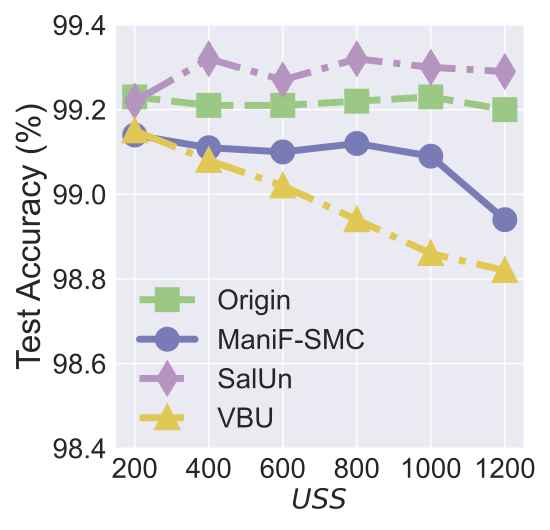

Generate this figure with Python:


import numpy as np
import matplotlib.pyplot as plt

epsilon = 3
beta = 1 / epsilon


x=[1, 2, 3, 4, 5, 6]
# validation_for_plt =[97,95.8600, 94.9400, 93.5400, 93.2400]
# attack_for_plt=[0, 0.3524, 0, 0.1762, 0.1762]
# basic_for_plt=[99.8, 99.8, 99.8, 99.8, 99.8]

labels = ['200', '400', '600', '800', '1000', '1200']
# unl_org = [97.77, 97.55, 97.35, 97.29, 97.21, 97.21]

# unl_hess_r = [96.6, 96.66, 96.04, 95.94, 95.85, 97.21]
OUL = [0.9914, 0.9911, 0.9910, 0.9912, 0.9909, 0.9894]

org_acc = [0.9923, 0.9921, 0.9921, 0.9922, 0.9923, 0.9920]

salun_acc = [0.9922, 0.9932,  0.9927, 0.9932, 0.9930, 0.9929]
# unl_ss_wo = [94.32, 94.53, 94.78, 93.38, 94.04, 97.21]
vbu_ldp_acc = [0.9915, 0.9908, 0.9902, 0.9894, 0.9886, 0.9882]

for i in range(len(OUL)):
    OUL[i] = OUL[i]*100
    org_acc[i] = org_acc[i]*100
    salun_acc[i] = salun_acc[i]*100
    vbu_ldp_acc[i] = vbu_ldp_acc[i] * 100

plt.style.use('seaborn')
plt.figure(figsize=(5.5, 5.3))
l_w=5
m_s=15
marker_s = 3
markevery=1
#plt.figure(figsize=(8, 5.3))
#plt.plot(x, unl_fr, color='blue', marker='^', label='Retrain',linewidth=l_w, markersize=m_s)

#plt.plot(x, unl_ss_w, color='g',  marker='*',  label='PriMU$_{w}$',linewidth=l_w, markersize=m_s)
plt.plot(x, org_acc, linestyle='--', color='#9BC985',  marker='s', fillstyle='full', markevery=markevery,
         label='Origin',linewidth=l_w, markersize=m_s, markeredgewidth=marker_s)


plt.plot(x, OUL, linestyle='-', color='#797BB7', marker='o', fillstyle='full', markevery=markevery,
         label='ManiF-SMC', linewidth=l_w, markersize=m_s, markeredgewidth=marker_s)


plt.plot(x, salun_acc, linestyle='-.', color='#B595BF',  marker='d', fillstyle='full', markevery=markevery, label='SalUn',linewidth=l_w, markersize=m_s, markeredgewidth=marker_s)

plt.plot(x, vbu_ldp_acc, linestyle='-.', color='#E1C855',  marker='^', fillstyle='full', markevery=markevery,
         label='VBU',linewidth=l_w, markersize=m_s, markeredgewidth=marker_s)


# plt.grid()
leg = plt.legend(fancybox=True, shadow=True)
# plt.xlabel('Malicious Client Ratio (%)' ,fontsize=16)
plt.ylabel('Test Accuracy (%)' ,fontsize=24)
my_y_ticks = np.arange(98.4, 99.5, 0.2)
plt.yticks(my_y_ticks,fontsize=20)
plt.xlabel('$\it USS$' ,fontsize=20)

plt.xticks(x, labels, fontsize=20)
# plt.title('CIFAR10 IID')

# plt.annotate(r"1e0", xy=(0.1, 1.01), xycoords='axes fraction', xytext=(-10, 10), textcoords='offset points', ha='right', va='center', fontsize=15)


# plt.title('(c) Utility Preservation', fontsize=24)
plt.legend(loc=(0.03, 0.01),fontsize=20)
plt.tight_layout()
#plt.title("MNIST")
plt.rcParams['figure.figsize'] = (2.0, 1)
plt.rcParams['image.interpolation'] = 'nearest'
plt.rcParams['figure.subplot.left'] = 0.11
plt.rcParams['figure.subplot.bottom'] = 0.08
plt.rcParams['figure.subplot.right'] = 0.977
plt.rcParams['figure.subplot.top'] = 0.969
plt.savefig('MNIST_model_TA_uss.pdf', format='pdf', dpi=200)
plt.show()
